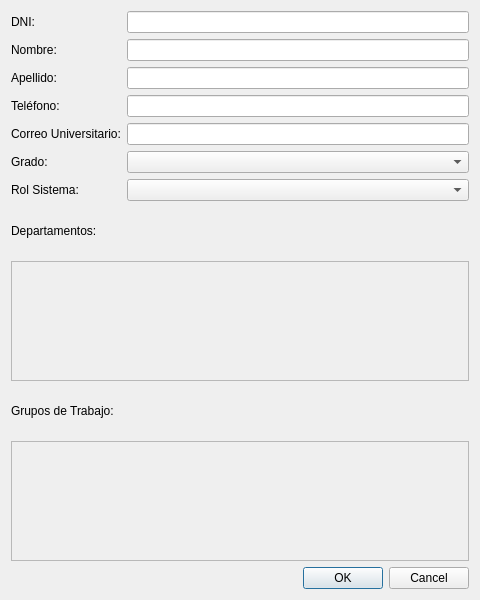
<?xml version="1.0" encoding="UTF-8"?>
<ui version="4.0">
 <class>FormularioEditarDialog</class>
 <widget class="QDialog" name="FormularioEditarDialog">
  <property name="geometry">
   <rect>
    <x>0</x>
    <y>0</y>
    <width>480</width>
    <height>600</height>
   </rect>
  </property>
  <property name="windowTitle">
   <string>Ficha de Datos de Miembro</string>
  </property>
  <layout class="QVBoxLayout" name="layout_principal">

   <!-- Campos de texto: DNI, Nombre, Apellido, Teléfono, Correo, Grado, Rol -->
   <item>
    <layout class="QGridLayout" name="grid_campos">

     <item row="0" column="0"><widget class="QLabel" name="l1"><property name="text"><string>DNI:</string></property></widget></item>
     <item row="0" column="1"><widget class="QLineEdit" name="txt_dni"/></item>

     <item row="1" column="0"><widget class="QLabel" name="l2"><property name="text"><string>Nombre:</string></property></widget></item>
     <item row="1" column="1"><widget class="QLineEdit" name="txt_nombre"/></item>

     <item row="2" column="0"><widget class="QLabel" name="l3"><property name="text"><string>Apellido:</string></property></widget></item>
     <item row="2" column="1"><widget class="QLineEdit" name="txt_apellido"/></item>

     <item row="3" column="0"><widget class="QLabel" name="l4"><property name="text"><string>Teléfono:</string></property></widget></item>
     <item row="3" column="1"><widget class="QLineEdit" name="txt_telefono"/></item>

     <item row="4" column="0"><widget class="QLabel" name="l5"><property name="text"><string>Correo Universitario:</string></property></widget></item>
     <item row="4" column="1"><widget class="QLineEdit" name="txt_correo"/></item>

     <item row="5" column="0"><widget class="QLabel" name="l6"><property name="text"><string>Grado:</string></property></widget></item>
     <item row="5" column="1"><widget class="QComboBox" name="cb_grado"/></item>

     <item row="6" column="0"><widget class="QLabel" name="l7"><property name="text"><string>Rol Sistema:</string></property></widget></item>
     <item row="6" column="1"><widget class="QComboBox" name="cb_rol"/></item>

     <!-- Departamentos: label + scroll en filas separadas -->
     <item row="7" column="0"><widget class="QLabel" name="l8"><property name="text"><string>Departamentos:</string></property></widget></item>
     <item row="8" column="0" colspan="2">
      <widget class="QScrollArea" name="scroll_deptos">
       <property name="widgetResizable"><bool>true</bool></property>
       <property name="minimumSize"><size><width>0</width><height>90</height></size></property>
       <property name="maximumSize"><size><width>16777215</width><height>120</height></size></property>
       <widget class="QWidget" name="widget_contenido_deptos">
        <property name="geometry"><rect><x>0</x><y>0</y><width>440</width><height>90</height></rect></property>
        <layout class="QVBoxLayout" name="layout_deptos_dinamicos"/>
       </widget>
      </widget>
     </item>

     <!-- Grupos: label + scroll en filas separadas -->
     <item row="9" column="0"><widget class="QLabel" name="l9"><property name="text"><string>Grupos de Trabajo:</string></property></widget></item>
     <item row="10" column="0" colspan="2">
      <widget class="QScrollArea" name="scroll_grupos">
       <property name="widgetResizable"><bool>true</bool></property>
       <property name="minimumSize"><size><width>0</width><height>90</height></size></property>
       <property name="maximumSize"><size><width>16777215</width><height>120</height></size></property>
       <widget class="QWidget" name="widget_contenido_grupos">
        <property name="geometry"><rect><x>0</x><y>0</y><width>440</width><height>90</height></rect></property>
        <layout class="QVBoxLayout" name="layout_grupos_dinamicos"/>
       </widget>
      </widget>
     </item>

    </layout>
   </item>

   <!-- Botones OK / Cancel -->
   <item>
    <widget class="QDialogButtonBox" name="buttons">
     <property name="standardButtons"><set>QDialogButtonBox::Cancel|QDialogButtonBox::Ok</set></property>
    </widget>
   </item>

  </layout>
 </widget>
</ui>
